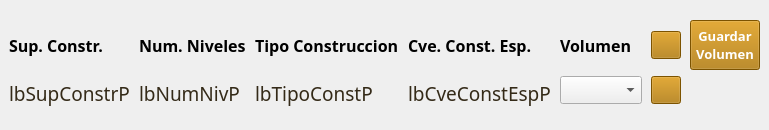
                   <widget class="QWidget" name="widget_8" native="true">
                    <property name="maximumSize">
                     <size>
                      <width>16777215</width>
                      <height>90</height>
                     </size>
                    </property>
                    <layout class="QGridLayout" name="gridLayout_12">
                     <property name="leftMargin">
                      <number>9</number>
                     </property>
                     <property name="topMargin">
                      <number>20</number>
                     </property>
                     <property name="rightMargin">
                      <number>9</number>
                     </property>
                     <property name="bottomMargin">
                      <number>20</number>
                     </property>
                     <property name="horizontalSpacing">
                      <number>9</number>
                     </property>
                     <item row="0" column="2">
                      <widget class="QLabel" name="label_40">
                       <property name="maximumSize">
                        <size>
                         <width>160</width>
                         <height>16777215</height>
                        </size>
                       </property>
                       <property name="font">
                        <font>
                         <family>Century Gothic</family>
                         <pointsize>12</pointsize>
                         <weight>75</weight>
                         <bold>true</bold>
                        </font>
                       </property>
                       <property name="text">
                        <string>Tipo Construccion</string>
                       </property>
                      </widget>
                     </item>
                     <item row="2" column="1" rowspan="2">
                      <widget class="QLabel" name="lbNumNivP">
                       <property name="font">
                        <font>
                         <family>Century Gothic</family>
                         <pointsize>14</pointsize>
                         <weight>50</weight>
                         <bold>false</bold>
                        </font>
                       </property>
                       <property name="styleSheet">
                        <string notr="true">color : rgb(52, 42, 24 )</string>
                       </property>
                       <property name="text">
                        <string>lbNumNivP</string>
                       </property>
                      </widget>
                     </item>
                     <item row="0" column="1">
                      <widget class="QLabel" name="label_33">
                       <property name="maximumSize">
                        <size>
                         <width>132</width>
                         <height>16777215</height>
                        </size>
                       </property>
                       <property name="font">
                        <font>
                         <family>Century Gothic</family>
                         <pointsize>12</pointsize>
                         <weight>75</weight>
                         <bold>true</bold>
                        </font>
                       </property>
                       <property name="text">
                        <string>Num. Niveles</string>
                       </property>
                      </widget>
                     </item>
                     <item row="2" column="2" rowspan="2">
                      <widget class="QLabel" name="lbTipoConstP">
                       <property name="maximumSize">
                        <size>
                         <width>160</width>
                         <height>16777215</height>
                        </size>
                       </property>
                       <property name="font">
                        <font>
                         <family>Century Gothic</family>
                         <pointsize>14</pointsize>
                         <weight>50</weight>
                         <bold>false</bold>
                        </font>
                       </property>
                       <property name="styleSheet">
                        <string notr="true">color : rgb(52, 42, 24 )</string>
                       </property>
                       <property name="text">
                        <string>lbTipoConstP</string>
                       </property>
                      </widget>
                     </item>
                     <item row="0" column="11">
                      <widget class="QPushButton" name="btnGuardaVolP">
                       <property name="sizePolicy">
                        <sizepolicy hsizetype="Minimum" vsizetype="Fixed">
                         <horstretch>70</horstretch>
                         <verstretch>50</verstretch>
                        </sizepolicy>
                       </property>
                       <property name="minimumSize">
                        <size>
                         <width>70</width>
                         <height>50</height>
                        </size>
                       </property>
                       <property name="maximumSize">
                        <size>
                         <width>60</width>
                         <height>16777215</height>
                        </size>
                       </property>
                       <property name="sizeIncrement">
                        <size>
                         <width>0</width>
                         <height>0</height>
                        </size>
                       </property>
                       <property name="baseSize">
                        <size>
                         <width>0</width>
                         <height>0</height>
                        </size>
                       </property>
                       <property name="font">
                        <font>
                         <family>Century Gothic</family>
                         <pointsize>10</pointsize>
                         <weight>75</weight>
                         <bold>true</bold>
                        </font>
                       </property>
                       <property name="styleSheet">
                        <string notr="true">QPushButton{
background : rgb(174, 116, 0);
color : rgb(255, 255, 255)
}
QPushButton::disabled {
background : rgb(187, 129, 13);
color : rgb(245,245,245);
border: 1px solid #adb2b5;
}</string>
                       </property>
                       <property name="text">
                        <string>Guardar
Volumen</string>
                       </property>
                      </widget>
                     </item>
                     <item row="0" column="0">
                      <widget class="QLabel" name="label_32">
                       <property name="maximumSize">
                        <size>
                         <width>160</width>
                         <height>224</height>
                        </size>
                       </property>
                       <property name="font">
                        <font>
                         <family>Century Gothic</family>
                         <pointsize>12</pointsize>
                         <weight>75</weight>
                         <bold>true</bold>
                        </font>
                       </property>
                       <property name="text">
                        <string>Sup. Constr.</string>
                       </property>
                      </widget>
                     </item>
                     <item row="0" column="5">
                      <widget class="QPushButton" name="btnDelConstrP">
                       <property name="minimumSize">
                        <size>
                         <width>30</width>
                         <height>28</height>
                        </size>
                       </property>
                       <property name="maximumSize">
                        <size>
                         <width>30</width>
                         <height>28</height>
                        </size>
                       </property>
                       <property name="styleSheet">
                        <string notr="true">QPushButton{
background : rgb(174, 116, 0);
color : rgb(255, 255, 255)
}
QPushButton::disabled {
background : rgb(187, 129, 13);
color : rgb(245,245,245);
border: 1px solid #adb2b5;
}</string>
                       </property>
                       <property name="text">
                        <string/>
                       </property>
                       <property name="icon">
                        <iconset>
                         <normaloff>:/cedula/icons/remove_one.png</normaloff>:/cedula/icons/remove_one.png</iconset>
                       </property>
                      </widget>
                     </item>
                     <item row="0" column="4">
                      <widget class="QLabel" name="label_31">
                       <property name="font">
                        <font>
                         <family>Century Gothic</family>
                         <pointsize>12</pointsize>
                         <weight>75</weight>
                         <bold>true</bold>
                        </font>
                       </property>
                       <property name="text">
                        <string>Volumen</string>
                       </property>
                      </widget>
                     </item>
                     <item row="2" column="4">
                      <widget class="QComboBox" name="cmbVolumenP">
                       <property name="minimumSize">
                        <size>
                         <width>0</width>
                         <height>28</height>
                        </size>
                       </property>
                       <property name="maximumSize">
                        <size>
                         <width>82</width>
                         <height>28</height>
                        </size>
                       </property>
                       <property name="font">
                        <font>
                         <pointsize>14</pointsize>
                         <weight>75</weight>
                         <bold>true</bold>
                        </font>
                       </property>
                       <property name="styleSheet">
                        <string notr="true">QComboBox QAbstractItemView::item { min-height: 25;}
QListView{color: black ; font-size: 16px; outline:none; font-weight:bold}QListView::item:selected { color: red; background-color: lightgray;}</string>
                       </property>
                      </widget>
                     </item>
                     <item row="2" column="3" rowspan="2">
                      <widget class="QLabel" name="lbCveConstEspP">
                       <property name="maximumSize">
                        <size>
                         <width>172</width>
                         <height>16777215</height>
                        </size>
                       </property>
                       <property name="font">
                        <font>
                         <family>Century Gothic</family>
                         <pointsize>14</pointsize>
                         <weight>50</weight>
                         <bold>false</bold>
                        </font>
                       </property>
                       <property name="styleSheet">
                        <string notr="true">color : rgb(52, 42, 24 )</string>
                       </property>
                       <property name="text">
                        <string>lbCveConstEspP</string>
                       </property>
                      </widget>
                     </item>
                     <item row="0" column="3">
                      <widget class="QLabel" name="lbCveConstEspP_2">
                       <property name="maximumSize">
                        <size>
                         <width>160</width>
                         <height>16777215</height>
                        </size>
                       </property>
                       <property name="font">
                        <font>
                         <family>Century Gothic</family>
                         <pointsize>12</pointsize>
                         <weight>75</weight>
                         <bold>true</bold>
                        </font>
                       </property>
                       <property name="text">
                        <string>Cve. Const. Esp.</string>
                       </property>
                      </widget>
                     </item>
                     <item row="2" column="5">
                      <widget class="QPushButton" name="btnAddConstP">
                       <property name="minimumSize">
                        <size>
                         <width>30</width>
                         <height>28</height>
                        </size>
                       </property>
                       <property name="maximumSize">
                        <size>
                         <width>30</width>
                         <height>28</height>
                        </size>
                       </property>
                       <property name="styleSheet">
                        <string notr="true">QPushButton{
background : rgb(174, 116, 0);
color : rgb(255, 255, 255)
}
QPushButton::disabled {
background : rgb(187, 129, 13);
color : rgb(245,245,245);
border: 1px solid #adb2b5;
}</string>
                       </property>
                       <property name="text">
                        <string/>
                       </property>
                       <property name="icon">
                        <iconset>
                         <normaloff>:/cedula/icons/add.png</normaloff>:/cedula/icons/add.png</iconset>
                       </property>
                      </widget>
                     </item>
                     <item row="2" column="0" rowspan="2">
                      <widget class="QLabel" name="lbSupConstrP">
                       <property name="maximumSize">
                        <size>
                         <width>132</width>
                         <height>16777215</height>
                        </size>
                       </property>
                       <property name="font">
                        <font>
                         <family>Century Gothic</family>
                         <pointsize>14</pointsize>
                         <weight>50</weight>
                         <bold>false</bold>
                        </font>
                       </property>
                       <property name="styleSheet">
                        <string notr="true">color : rgb(52, 42, 24 )</string>
                       </property>
                       <property name="text">
                        <string>lbSupConstrP</string>
                       </property>
                      </widget>
                     </item>
                    </layout>
                   </widget>
